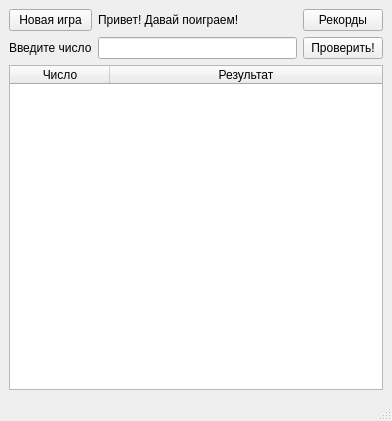
<?xml version="1.0" encoding="UTF-8"?>
<ui version="4.0">
 <class>MyMainWindow</class>
 <widget class="QMainWindow" name="MyMainWindow">
  <property name="geometry">
   <rect>
    <x>0</x>
    <y>0</y>
    <width>392</width>
    <height>421</height>
   </rect>
  </property>
  <property name="windowTitle">
   <string>MyMainWindow</string>
  </property>
  <widget class="QWidget" name="centralwidget">
   <layout class="QGridLayout" name="gridLayout">
    <item row="0" column="1">
     <widget class="QLabel" name="m_lbl_chatBar">
      <property name="text">
       <string>Привет! Давай поиграем!</string>
      </property>
     </widget>
    </item>
    <item row="0" column="2">
     <widget class="QPushButton" name="m_pb_records">
      <property name="text">
       <string>Рекорды</string>
      </property>
     </widget>
    </item>
    <item row="1" column="2">
     <widget class="QPushButton" name="m_pb_check">
      <property name="text">
       <string>Проверить!</string>
      </property>
     </widget>
    </item>
    <item row="1" column="1">
     <widget class="QLineEdit" name="m_lnedit_enterNum">
      <property name="maxLength">
       <number>4</number>
      </property>
     </widget>
    </item>
    <item row="1" column="0">
     <widget class="QLabel" name="m_lbl_enterNum">
      <property name="text">
       <string>Введите число</string>
      </property>
     </widget>
    </item>
    <item row="0" column="0">
     <widget class="QPushButton" name="m_pb_newGame">
      <property name="text">
       <string>Новая игра</string>
      </property>
     </widget>
    </item>
    <item row="2" column="0" colspan="3">
     <widget class="QTableWidget" name="m_tbl_gameRes">
      <attribute name="horizontalHeaderStretchLastSection">
       <bool>true</bool>
      </attribute>
      <column>
       <property name="text">
        <string>Число</string>
       </property>
      </column>
      <column>
       <property name="text">
        <string>Результат</string>
       </property>
      </column>
     </widget>
    </item>
   </layout>
  </widget>
  <widget class="QMenuBar" name="menubar">
   <property name="geometry">
    <rect>
     <x>0</x>
     <y>0</y>
     <width>392</width>
     <height>22</height>
    </rect>
   </property>
  </widget>
  <widget class="QStatusBar" name="statusbar"/>
 </widget>
 <resources/>
 <connections/>
</ui>
